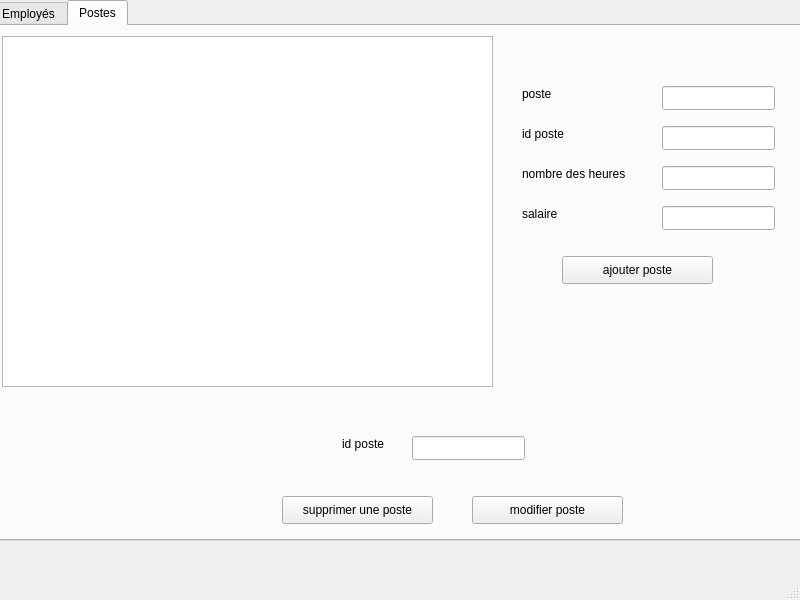
<?xml version="1.0" encoding="UTF-8"?>
<ui version="4.0">
 <class>MainWindow</class>
 <widget class="QMainWindow" name="MainWindow">
  <property name="geometry">
   <rect>
    <x>0</x>
    <y>0</y>
    <width>800</width>
    <height>600</height>
   </rect>
  </property>
  <property name="windowTitle">
   <string>MainWindow</string>
  </property>
  <widget class="QWidget" name="centralwidget">
   <widget class="QTabWidget" name="tabWidget">
    <property name="geometry">
     <rect>
      <x>-10</x>
      <y>0</y>
      <width>811</width>
      <height>541</height>
     </rect>
    </property>
    <property name="currentIndex">
     <number>1</number>
    </property>
    <widget class="QWidget" name="tab">
     <attribute name="title">
      <string>Employés</string>
     </attribute>
     <widget class="QPushButton" name="ae_pushButton">
      <property name="geometry">
       <rect>
        <x>600</x>
        <y>270</y>
        <width>151</width>
        <height>28</height>
       </rect>
      </property>
      <property name="text">
       <string>ajouter un employé</string>
      </property>
     </widget>
     <widget class="QPushButton" name="mail_pushButton">
      <property name="geometry">
       <rect>
        <x>150</x>
        <y>450</y>
        <width>151</width>
        <height>28</height>
       </rect>
      </property>
      <property name="text">
       <string>envoyer un e-mail </string>
      </property>
     </widget>
     <widget class="QPushButton" name="stat_pushButton">
      <property name="geometry">
       <rect>
        <x>630</x>
        <y>450</y>
        <width>151</width>
        <height>28</height>
       </rect>
      </property>
      <property name="text">
       <string>statistique des employé</string>
      </property>
     </widget>
     <widget class="QPushButton" name="se_pushButton">
      <property name="geometry">
       <rect>
        <x>150</x>
        <y>400</y>
        <width>151</width>
        <height>28</height>
       </rect>
      </property>
      <property name="text">
       <string>supprimer un employé</string>
      </property>
     </widget>
     <widget class="QLineEdit" name="lineEdit_PE">
      <property name="geometry">
       <rect>
        <x>680</x>
        <y>60</y>
        <width>113</width>
        <height>24</height>
       </rect>
      </property>
     </widget>
     <widget class="QLineEdit" name="lineEdit_mailE">
      <property name="geometry">
       <rect>
        <x>642</x>
        <y>140</y>
        <width>151</width>
        <height>24</height>
       </rect>
      </property>
     </widget>
     <widget class="QLineEdit" name="lineEdit_CinE">
      <property name="geometry">
       <rect>
        <x>680</x>
        <y>100</y>
        <width>113</width>
        <height>24</height>
       </rect>
      </property>
     </widget>
     <widget class="QLineEdit" name="lineEdit_NE">
      <property name="geometry">
       <rect>
        <x>680</x>
        <y>20</y>
        <width>113</width>
        <height>24</height>
       </rect>
      </property>
     </widget>
     <widget class="QLineEdit" name="lineEdit_PosteE">
      <property name="geometry">
       <rect>
        <x>680</x>
        <y>190</y>
        <width>113</width>
        <height>24</height>
       </rect>
      </property>
     </widget>
     <widget class="QLabel" name="label">
      <property name="geometry">
       <rect>
        <x>560</x>
        <y>20</y>
        <width>56</width>
        <height>16</height>
       </rect>
      </property>
      <property name="text">
       <string>Nom</string>
      </property>
     </widget>
     <widget class="QLabel" name="label_2">
      <property name="geometry">
       <rect>
        <x>560</x>
        <y>60</y>
        <width>56</width>
        <height>16</height>
       </rect>
      </property>
      <property name="text">
       <string>Prenom</string>
      </property>
     </widget>
     <widget class="QLabel" name="label_3">
      <property name="geometry">
       <rect>
        <x>560</x>
        <y>100</y>
        <width>56</width>
        <height>16</height>
       </rect>
      </property>
      <property name="text">
       <string>CIN</string>
      </property>
     </widget>
     <widget class="QLabel" name="label_4">
      <property name="geometry">
       <rect>
        <x>560</x>
        <y>140</y>
        <width>56</width>
        <height>16</height>
       </rect>
      </property>
      <property name="text">
       <string>email</string>
      </property>
     </widget>
     <widget class="QLabel" name="label_6">
      <property name="geometry">
       <rect>
        <x>560</x>
        <y>190</y>
        <width>56</width>
        <height>16</height>
       </rect>
      </property>
      <property name="text">
       <string>Poste</string>
      </property>
     </widget>
     <widget class="QLabel" name="label_7">
      <property name="geometry">
       <rect>
        <x>160</x>
        <y>350</y>
        <width>31</width>
        <height>16</height>
       </rect>
      </property>
      <property name="text">
       <string>CIN</string>
      </property>
     </widget>
     <widget class="QLineEdit" name="lineEdit_Recherche_Cin">
      <property name="geometry">
       <rect>
        <x>200</x>
        <y>350</y>
        <width>113</width>
        <height>24</height>
       </rect>
      </property>
     </widget>
     <widget class="QTableView" name="tableView_employe">
      <property name="geometry">
       <rect>
        <x>10</x>
        <y>10</y>
        <width>541</width>
        <height>331</height>
       </rect>
      </property>
     </widget>
     <widget class="QPushButton" name="pushButton_modifierE">
      <property name="geometry">
       <rect>
        <x>630</x>
        <y>340</y>
        <width>80</width>
        <height>25</height>
       </rect>
      </property>
      <property name="text">
       <string>modifier</string>
      </property>
      <property name="checkable">
       <bool>true</bool>
      </property>
     </widget>
    </widget>
    <widget class="QWidget" name="tab_2">
     <attribute name="title">
      <string>Postes</string>
     </attribute>
     <widget class="QPushButton" name="sp_pushButton">
      <property name="geometry">
       <rect>
        <x>290</x>
        <y>470</y>
        <width>151</width>
        <height>28</height>
       </rect>
      </property>
      <property name="text">
       <string>supprimer une poste</string>
      </property>
     </widget>
     <widget class="QPushButton" name="ap_pushButton">
      <property name="geometry">
       <rect>
        <x>570</x>
        <y>230</y>
        <width>151</width>
        <height>28</height>
       </rect>
      </property>
      <property name="text">
       <string>ajouter poste</string>
      </property>
     </widget>
     <widget class="QPushButton" name="mp_pushButton">
      <property name="geometry">
       <rect>
        <x>480</x>
        <y>470</y>
        <width>151</width>
        <height>28</height>
       </rect>
      </property>
      <property name="text">
       <string>modifier poste</string>
      </property>
      <property name="checkable">
       <bool>true</bool>
      </property>
     </widget>
     <widget class="QLineEdit" name="lineEdit_Np">
      <property name="geometry">
       <rect>
        <x>670</x>
        <y>60</y>
        <width>113</width>
        <height>24</height>
       </rect>
      </property>
     </widget>
     <widget class="QLineEdit" name="lineEdit_id_P">
      <property name="geometry">
       <rect>
        <x>670</x>
        <y>100</y>
        <width>113</width>
        <height>24</height>
       </rect>
      </property>
     </widget>
     <widget class="QLineEdit" name="lineEdit_nbr_H">
      <property name="geometry">
       <rect>
        <x>670</x>
        <y>140</y>
        <width>113</width>
        <height>24</height>
       </rect>
      </property>
     </widget>
     <widget class="QLineEdit" name="lineEdit_salaire">
      <property name="geometry">
       <rect>
        <x>670</x>
        <y>180</y>
        <width>113</width>
        <height>24</height>
       </rect>
      </property>
     </widget>
     <widget class="QLabel" name="label_8">
      <property name="geometry">
       <rect>
        <x>530</x>
        <y>60</y>
        <width>56</width>
        <height>16</height>
       </rect>
      </property>
      <property name="text">
       <string>poste</string>
      </property>
     </widget>
     <widget class="QLabel" name="label_9">
      <property name="geometry">
       <rect>
        <x>530</x>
        <y>180</y>
        <width>56</width>
        <height>16</height>
       </rect>
      </property>
      <property name="text">
       <string>salaire</string>
      </property>
     </widget>
     <widget class="QLabel" name="label_10">
      <property name="geometry">
       <rect>
        <x>530</x>
        <y>140</y>
        <width>121</width>
        <height>16</height>
       </rect>
      </property>
      <property name="text">
       <string>nombre des heures</string>
      </property>
     </widget>
     <widget class="QLabel" name="label_11">
      <property name="geometry">
       <rect>
        <x>530</x>
        <y>100</y>
        <width>56</width>
        <height>16</height>
       </rect>
      </property>
      <property name="text">
       <string>id poste</string>
      </property>
     </widget>
     <widget class="QLabel" name="label_12">
      <property name="geometry">
       <rect>
        <x>350</x>
        <y>410</y>
        <width>56</width>
        <height>16</height>
       </rect>
      </property>
      <property name="text">
       <string>id poste</string>
      </property>
     </widget>
     <widget class="QLineEdit" name="lineEdit_Rech_idP">
      <property name="geometry">
       <rect>
        <x>420</x>
        <y>410</y>
        <width>113</width>
        <height>24</height>
       </rect>
      </property>
     </widget>
     <widget class="QTableView" name="tableView_poste">
      <property name="geometry">
       <rect>
        <x>10</x>
        <y>10</y>
        <width>491</width>
        <height>351</height>
       </rect>
      </property>
     </widget>
    </widget>
   </widget>
  </widget>
  <widget class="QMenuBar" name="menubar">
   <property name="geometry">
    <rect>
     <x>0</x>
     <y>0</y>
     <width>800</width>
     <height>25</height>
    </rect>
   </property>
  </widget>
  <widget class="QStatusBar" name="statusbar"/>
 </widget>
 <resources/>
 <connections/>
</ui>
